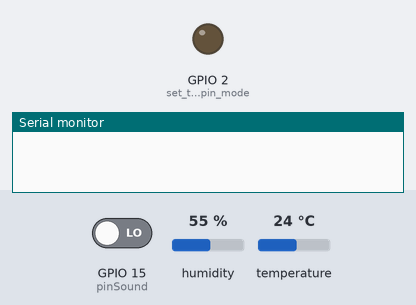
A sketch run on a simulated ESP32. On the bench: output pins drawn as LEDs (lit = HIGH), the last lines printed to the serial monitor. The test bench sets the inputs (shaded band); at power-on: GPIO 15 (pinSound) LOW, humidity 55 %, temperature 24 °C. WiFi joins after 1.5 s; servers stay silent unless stated; uploads are accepted with an empty reply.

Above: at 0.1 s.
At 2.1 s:
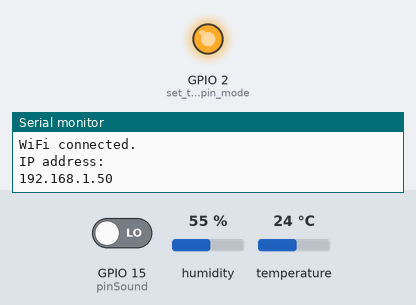
Timing chart, 0 to 3.6 s (numbered marks = the images above):
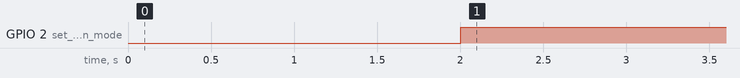

Measured:
- by itself, GPIO 2 (set_the_LED_pin_mode): LOW → HIGH at 2.0 s

The sketch:

mini_estacao_climatica_v2.ino
```cpp
 #include <WiFi.h>
#include <HTTPClient.h>
#include <time.h>
#include <DHT.h>

// Definições para o calculo da tempertura
#define ADC_RESOLUTION 4095.0 // Resolução do ADC (0-4095 para um ADC de 12 bits)
#define V_REF 3.3             // Tensão de referência do ADC (em volts)
#define R_FIXED 10000.0       // Valor do resistor fixo (em ohms)
#define BETA 3950.0           // Valor Beta do NTC (em Kelvin)
#define T0 298.15             // Temperatura de referência em Kelvin (25°C)
#define R0 10000.0            // Resistência do NTC a 25°C (10kΩ)

// Pinos analogicos
const int pinLuz = 32;
const int pinTemp = 35;
const int pinUmid = 33;
const int pinSound = 15;

const char *ssid = "M201";
const char *password = "apartamento201";

//URL da API
String apiUrl = "http://192.168.0.223:8080/condicaoClimatica";

// Defininco configurações para o DHT11
DHT dht(pinUmid, DHT11);

void setup() {
  dht.begin();
  Serial.begin(115200);
  WiFi.begin(ssid, password);
  pinMode(2, OUTPUT);  // set the LED pin mode

  delay(2000);

  // We start by connecting to a WiFi network

  Serial.print("Connecting to ");
  Serial.println(ssid);

  while (WiFi.status() != WL_CONNECTED) {
    delay(500);
    Serial.print(".");
  }

  Serial.println("WiFi connected.");
  Serial.println("IP address: ");
  Serial.println(WiFi.localIP());
}

void ST_conection() {
  if(WiFi.status() == WL_CONNECTED){
    digitalWrite(2, HIGH);

  } else {
    digitalWrite(2, LOW);
    Serial.println("Erro: Wi-Fi desconectado");
  }
}

void get_api() {
  if (WiFi.status() == WL_CONNECTED) { // Verifica se está conectado antes de fazer a requisição
    HTTPClient http;
    http.begin(apiUrl);

    // Envia a requisição GET
    int httpCode = http.GET();

    // Verifica o status da resposta
    if (httpCode > 0) {
      if (httpCode == HTTP_CODE_OK) {
        String payload = http.getString();
        Serial.println("Resposta da API:");
        Serial.println(payload);
      }
    } else {
      Serial.printf("Erro ao realizar a requisição: %s\n", http.errorToString(httpCode).c_str());
    }
    http.end();
  } else {
    Serial.println("Wi-Fi desconectado, não foi possível fazer a requisição GET");
  }
}

void post_api(double temperatura, int luminosidade, double umidade, int som) {
  if (WiFi.status() == WL_CONNECTED) {
    HTTPClient http;
    http.begin(apiUrl); // Inicia a conexão com a URL

    // Define o tipo de conteúdo (JSON)
    http.addHeader("Content-Type", "application/json");

    // Dados a serem enviados no corpo da requisição
    String postData = "{\"temperatura\":" + String(temperatura, 2) + ", \"luminosidade\":" + String(luminosidade) + ", \"umidade\":" + String(umidade) + + ", \"som\":" + String(som) + "}";

    int httpCode = http.POST(postData);

    if (httpCode > 0) {
      String payload = http.getString();
      Serial.println("Resposta da API:");
      Serial.println(payload);
    } else {
      Serial.printf("Erro ao realizar a requisição: %s\n", http.errorToString(httpCode).c_str());
    }
    http.end(); // Fecha a conexão HTTP
  } else {
    Serial.println("Wi-Fi desconectado, não foi possível fazer a requisição POST");
  }
}

double getTemperatureCelsius(int adcValue) {
  double Vout = (adcValue / ADC_RESOLUTION) * V_REF;
  double R_ntc = R_FIXED * (V_REF / Vout - 1);
  double tempK = 1 / (1 / T0 + (1 / BETA) * log(R_ntc / R0));
  double tempC = tempK - 273.15;

  return tempC;
}

int getPercentLight(int ldrValue) {
  int percentLight = (ldrValue * 100) / ADC_RESOLUTION;
  return percentLight;
}

double getPercentHumidity() {
  float humidity = 60 + dht.readHumidity();

  if (isnan(humidity)) {
    Serial.println("Falha ao ler o sensor DHT!");
    return 0;
  } else {
    return humidity;
  }
}

int getSound() {
  if (digitalRead(pinSound) == HIGH) {
    return 1;
  }
  return 0;
}

void loop() {

  // Recebendo o valor analogicos dos sensores
  int luzValue = analogRead(pinLuz);
  int tempValue = analogRead(pinTemp);

  //Verifica a conexão WIFI
  ST_conection();

  // Post
  post_api(getTemperatureCelsius(tempValue), getPercentLight(luzValue), getPercentHumidity(), getSound());

  // GET (findAll da API)
  get_api();

  delay(600000);  // Atraso de 10 segundos (10000 ms)
}
```
